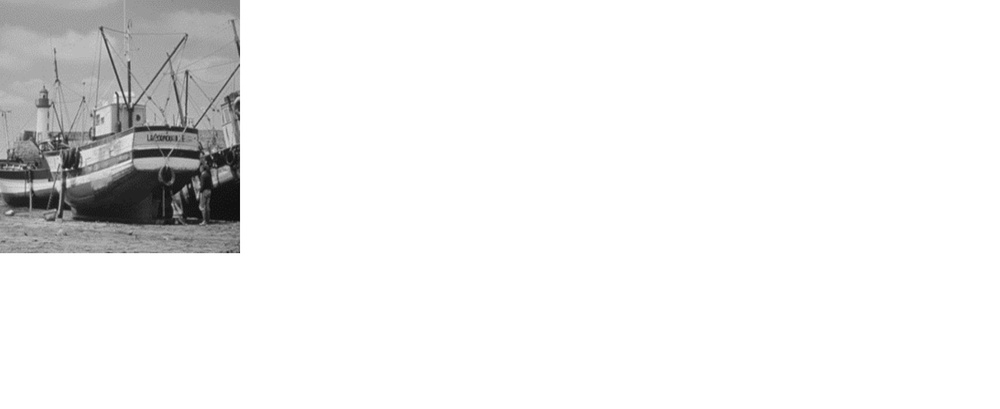
#> input picture pic2.jpg, 1000 x 409 px, shrunk from 1879 x 769 before the run
$ python histogram.py
#> lines starting #> are read from the running program, lines starting #| are printed output that depends on the picture
import cv2
import matplotlib.pyplot as plt


img = cv2.imread("pic2.jpg")
#> img is the input picture: shape (409, 1000, 3); min 11, max 255, mean 237.3
img_rgb = cv2.cvtColor(img, cv2.COLOR_BGR2RGB)

hist_red = cv2.calcHist([img_rgb], [0], None, [256], [0, 256])
#> hist_red = 256 values, max 347185 at index 255, min 0 at index 0, mean 1597.7
hist_green = cv2.calcHist([img_rgb], [1], None, [256], [0, 256])
#> hist_green has the same summary as hist_red
hist_blue = cv2.calcHist([img_rgb], [2], None, [256], [0, 256])
#> hist_blue has the same summary as hist_red

plt.figure(figsize=(10, 5))

plt.plot(hist_red, color="red", label="Red")
plt.plot(hist_green, color="green", label="Green")
plt.plot(hist_blue, color="blue", label="Blue")

plt.xlabel("Intensity")
plt.ylabel("Frequency")
plt.title("Full Color Histogram")
plt.legend()
plt.grid(True)
plt.savefig("histogram.png")
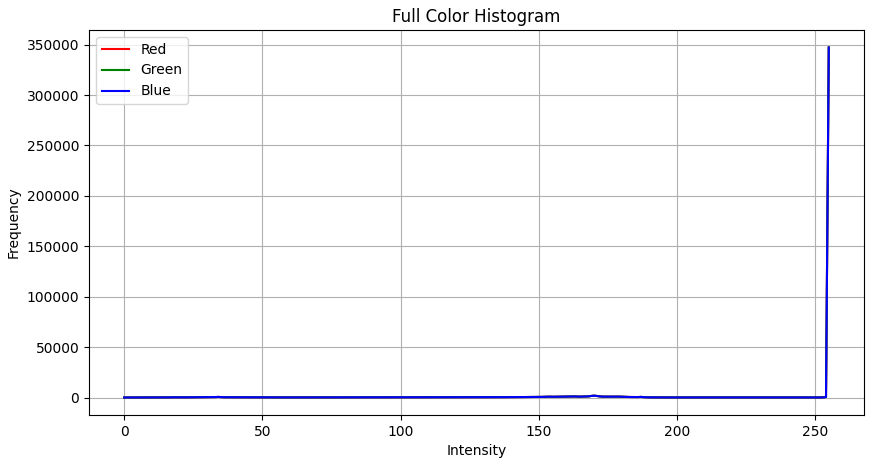
#> figure drawn by matplotlib, 1 panel; curve peaks at x = 255, y = 347185; curve peaks at x = 255, y = 347185; curve peaks at x = 255, y = 347185
plt.show()

$ run again, with pic1.jpg copied over pic2.jpg
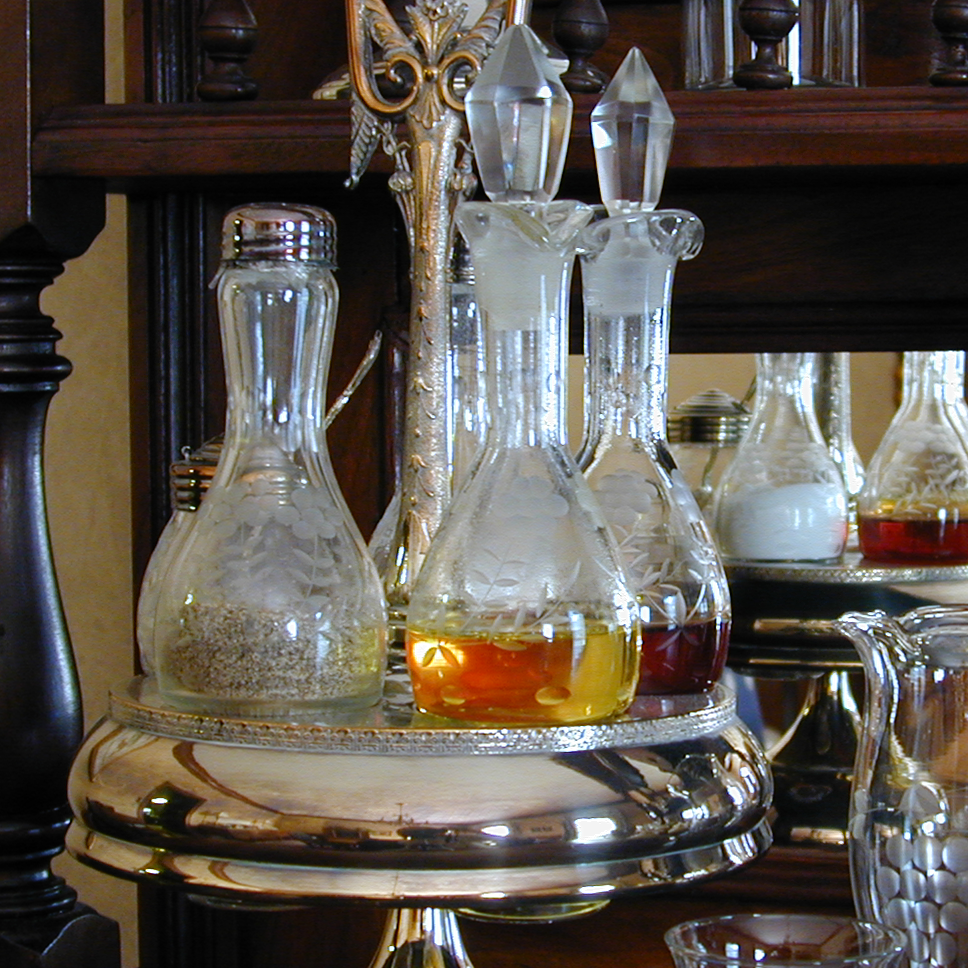
#> input picture pic1.jpg, 968 x 968 px
#> img is the input picture: shape (968, 968, 3); mean B, G, R 76.7, 84.8, 91.8
#> hist_red = 256 values, max 11399 at index 9, min 141 at index 0, mean 3660.2
#> hist_green = 256 values, max 17815 at index 15, min 294 at index 0, mean 3660.2
#> hist_blue = 256 values, max 20314 at index 10, min 453 at index 238, mean 3660.2
#> `plt.savefig("histogram.png")`:
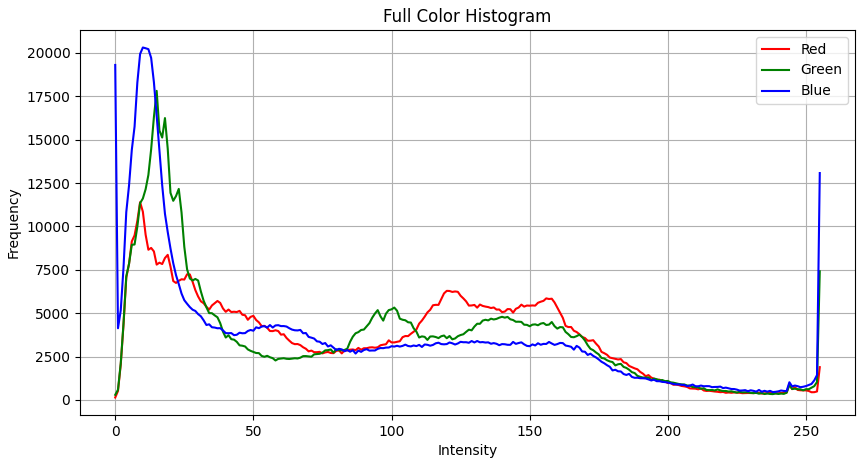
#> figure drawn by matplotlib, 1 panel; curve peaks at x = 9, y = 11399; curve peaks at x = 15, y = 17815; curve peaks at x = 10, y = 20314

$ run again, with pic3.jpg copied over pic2.jpg
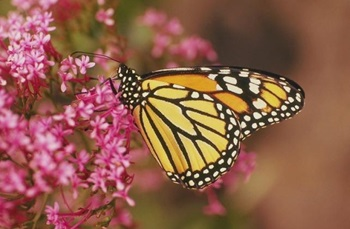
#> input picture pic3.jpg, 350 x 229 px
#> img is the input picture: shape (229, 350, 3); mean B, G, R 74.8, 92.6, 143.1
#> hist_red = 256 values, max 1227 at index 156, min 0 at index 0, mean 313.1
#> hist_green = 256 values, max 1115 at index 54, min 0 at index 2, mean 313.1
#> hist_blue = 256 values, max 1545 at index 71, min 0 at index 232, mean 313.1
#> `plt.savefig("histogram.png")`:
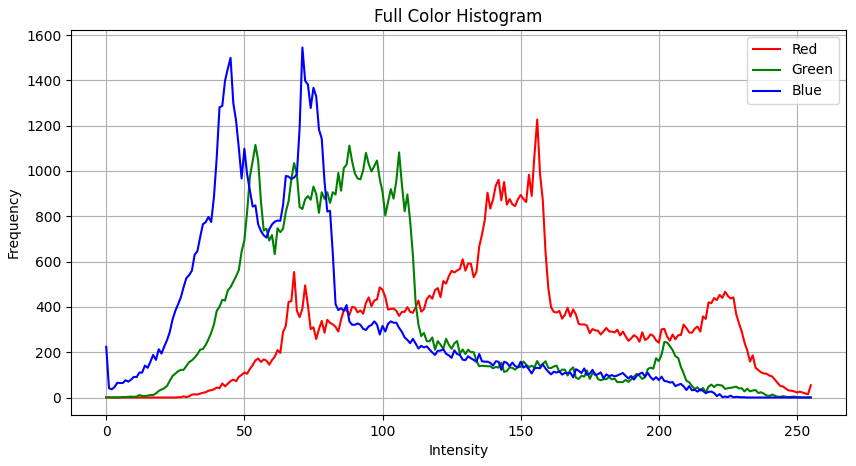
#> figure drawn by matplotlib, 1 panel; curve peaks at x = 156, y = 1227; curve peaks at x = 54, y = 1115; curve peaks at x = 71, y = 1545

$ run again, with pic4.jpg copied over pic2.jpg
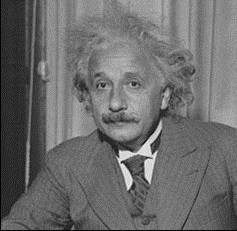
#> input picture pic4.jpg, 237 x 231 px
#> img is the input picture: shape (231, 237, 3); min 0, max 242, mean 108
#> hist_red = 256 values, max 2189 at index 102, min 0 at index 9, mean 213.9
#> hist_green has the same summary as hist_red
#> hist_blue has the same summary as hist_red
#> `plt.savefig("histogram.png")`:
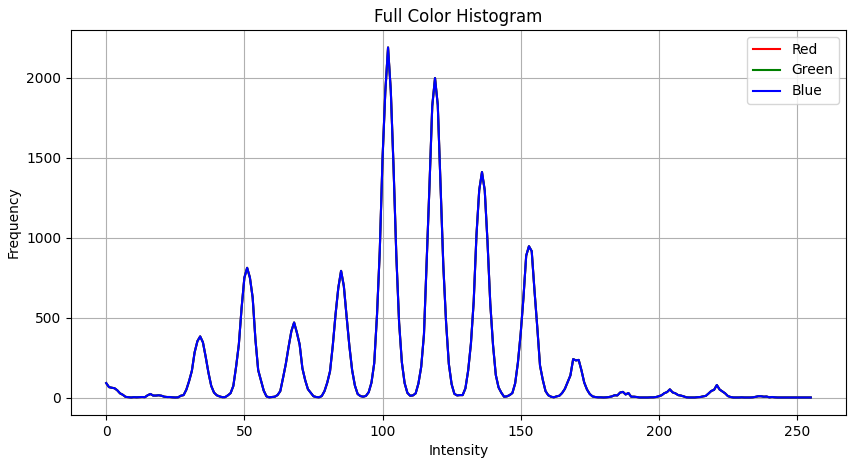
#> figure drawn by matplotlib, 1 panel; curve peaks at x = 102, y = 2189; curve peaks at x = 102, y = 2189; curve peaks at x = 102, y = 2189
